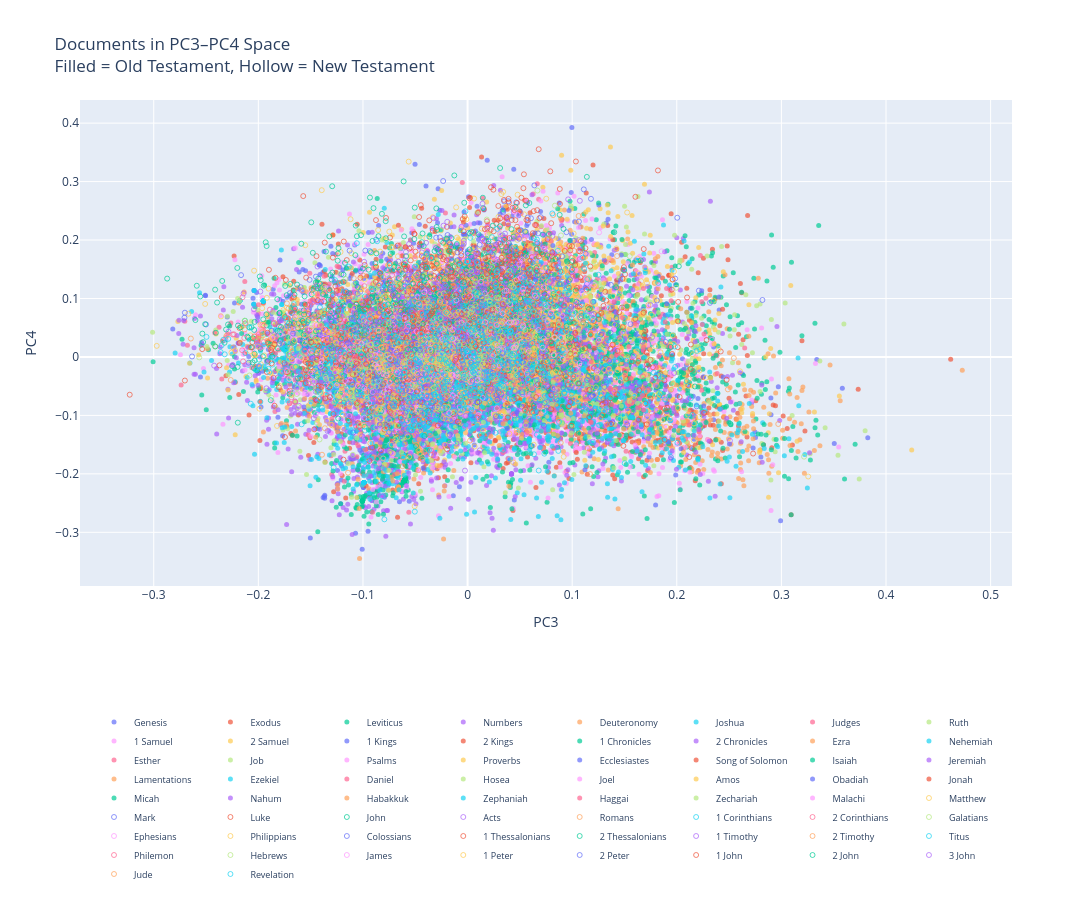

Notebook cell for this chart:
### Code cell
import plotly.graph_objects as go
import numpy as np

fig_doc = go.Figure()

# Canonical order
books_sorted = (
    doc_plot_df
    .sort_values("BookNum")
    ["BookName"]
    .unique()
)

for book in books_sorted:

    subset = doc_plot_df[doc_plot_df["BookName"] == book]

    subset_ot = subset[subset["Testament"] == "OT"]
    subset_nt = subset[subset["Testament"] == "NT"]

    # Old Testament (filled)
    if not subset_ot.empty:
        fig_doc.add_trace(
            go.Scatter(
                x=subset_ot["PC3"],
                y=subset_ot["PC4"],
                mode="markers",
                name=book,
                marker=dict(size=5, opacity=0.7),
                text=subset_ot["Document"],
                customdata=np.stack(
                    (subset_ot["BookName"], subset_ot["Testament"]),
                    axis=-1
                ),
                hovertemplate=(
                    "Document: %{text}<br>"
                    "Book: %{customdata[0]}<br>"
                    "Testament: %{customdata[1]}<br>"
                    "PC3: %{x:.3f}<br>"
                    "PC4: %{y:.3f}<extra></extra>"
                )
            )
        )

    # New Testament (hollow)
    if not subset_nt.empty:
        fig_doc.add_trace(
            go.Scatter(
                x=subset_nt["PC3"],
                y=subset_nt["PC4"],
                mode="markers",
                name=book if subset_ot.empty else None,
                marker=dict(size=5, opacity=0.7, symbol="circle-open"),
                text=subset_nt["Document"],
                customdata=np.stack(
                    (subset_nt["BookName"], subset_nt["Testament"]),
                    axis=-1
                ),
                hovertemplate=(
                    "Document: %{text}<br>"
                    "Book: %{customdata[0]}<br>"
                    "Testament: %{customdata[1]}<br>"
                    "PC3: %{x:.3f}<br>"
                    "PC4: %{y:.3f}<extra></extra>"
                ),
                showlegend=subset_ot.empty
            )
        )

fig_doc.update_layout(
    title="Documents in PC3–PC4 Space<br>Filled = Old Testament, Hollow = New Testament",
    width=1400,
    height=900,
    legend=dict(
        orientation="h",
        yanchor="top",
        y=-0.25,
        xanchor="center",
        x=0.5,
        font=dict(size=9)
    ),
    xaxis_title="PC3",
    yaxis_title="PC4"
)

fig_doc
